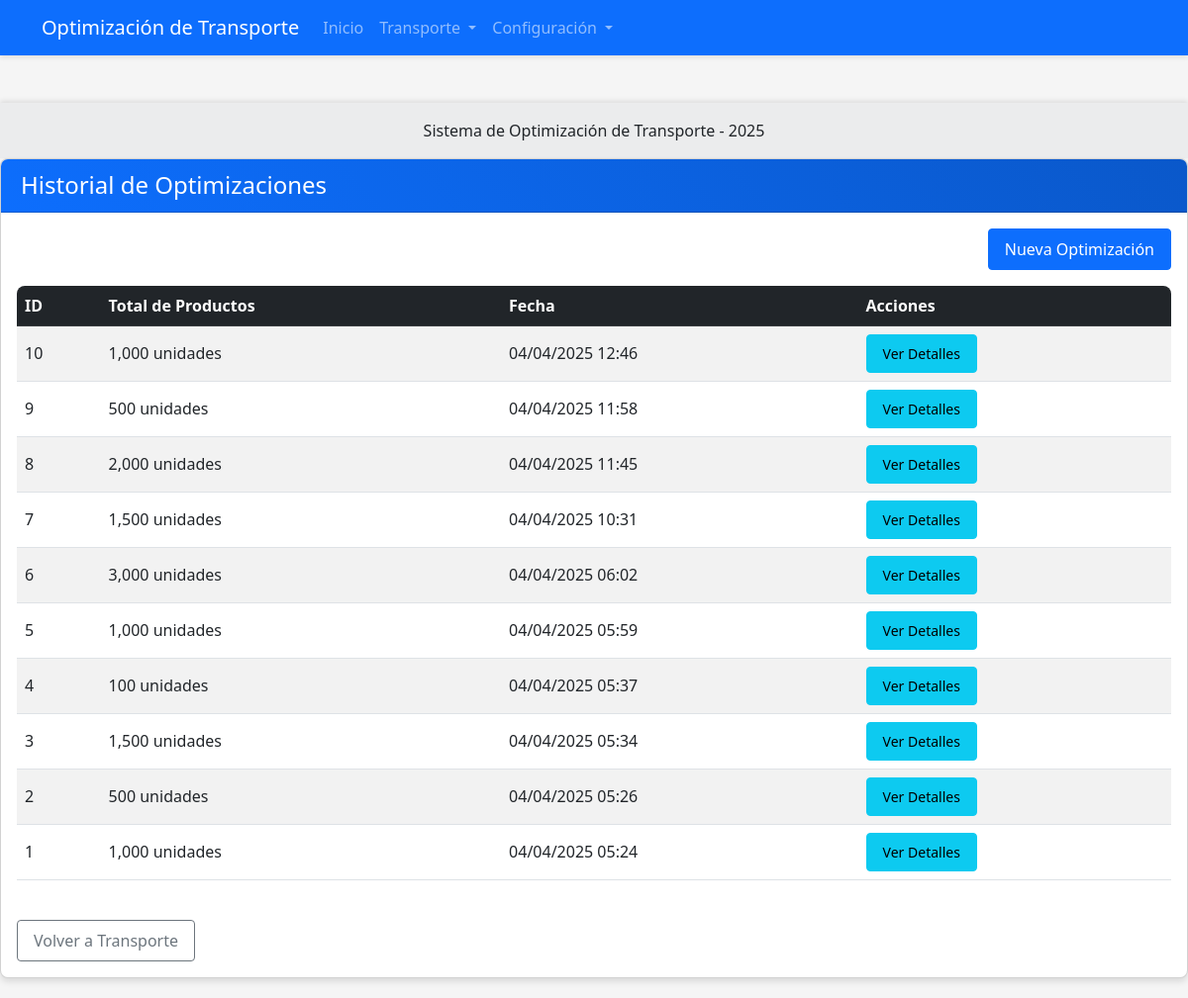
The app's page /proyecto_transporte/public/index.php?controller=transporte&action=historia with its own data.
### tables this page shows
CREATE TABLE `optimizaciones` (
  `id` int(11) NOT NULL,
  `total_productos` int(11) NOT NULL,
  `fecha_calculo` timestamp NOT NULL DEFAULT current_timestamp()
);

### proyecto_transporte/controllers/TransporteController.php (called while the page is built, shortened)
<?php
$base_path = dirname(__DIR__);
require_once $base_path . '/models/TransporteModel.php';
class TransporteController {
    private $transporteModel;
    private $base_path;
    public function __construct() {
        $this->transporteModel = new TransporteModel();
$this->base_path = BASE_PATH;
    }
    public function historia() {
        $optimizaciones = $this->transporteModel->getAllOptimizaciones();
        include_once $this->base_path . '/views/layouts/main.php';
        include_once $this->base_path . '/views/transporte/historia.php';
    }
}
?>

### proyecto_transporte/models/TransporteModel.php (called while the page is built, shortened)
<?php
class TransporteModel {
    private $conn;
    private $tabla_optimizaciones = "optimizaciones";
    public function __construct() {
        $database = new Database();
        $this->conn = $database->getConnection();
    }
    public function getAllOptimizaciones() {
        $query = "SELECT id, total_productos, fecha_calculo FROM " . $this->tabla_optimizaciones . " ORDER BY fecha_calculo DESC";
        $stmt = $this->conn->prepare($query);
        $stmt->execute();
        return $stmt;
    }
}
?>

### proyecto_transporte/config/database.php (called while the page is built, shortened)
<?php
class Database {
    private $host = 'localhost';
    private $db_name = 'transporte_optimizacion';
    private $username = 'root';
    private $password = '';
    public function getConnection() {
        $this->conn = null;
        try {
            $this->conn = new PDO(
                "mysql:host={$this->host};dbname={$this->db_name}",
                $this->username,
                $this->password
            );
            $this->conn->setAttribute(PDO::ATTR_ERRMODE, PDO::ERRMODE_EXCEPTION);
            $this->conn->exec("set names utf8");
        } catch(PDOException $e) {
            echo "Error de conexión: " . $e->getMessage();
        }
        return $this->conn;
    }
}
?>

### proyecto_transporte/views/transporte/historia.php (the view, shortened to what this page needs)
<div class="row">
    <div class="col-md-12">
        <div class="card">
            <div class="card-header bg-primary text-white">
                <h4 class="mb-0">Historial de Optimizaciones</h4>
            </div>
            <div class="card-body">
                <div class="d-flex justify-content-end mb-3">
                    <a href="index.php?controller=transporte&action=optimizar" class="btn btn-primary">Nueva Optimización</a>
                </div>
                <div class="table-responsive">
                    <table class="table table-striped table-hover">
                        <thead class="table-dark">
                            <tr>
                                <th>ID</th>
                                <th>Total de Productos</th>
                                <th>Fecha</th>
                                <th>Acciones</th>
                            </tr>
                        </thead>
                        <tbody>
                            <?php
                            while ($row = $optimizaciones->fetch(PDO::FETCH_ASSOC)) {
                            ?>
                                <tr>
                                    <td><?php echo $row['id']; ?></td>
                                    <td><?php echo number_format($row['total_productos']); ?> unidades</td>
                                    <td><?php echo date('d/m/Y H:i', strtotime($row['fecha_calculo'])); ?></td>
                                    <td>
                                        <a href="index.php?controller=transporte&action=resultados&id=<?php echo $row['id']; ?>" class="btn btn-sm btn-info">Ver Detalles</a>
                                    </td>
                                </tr>
                            <?php
                            }
                            ?>
                        </tbody>
                    </table>
                </div>
                <div class="d-flex justify-content-between mt-4">
                    <a href="index.php?controller=transporte" class="btn btn-outline-secondary">Volver a Transporte</a>
                </div>
            </div>
        </div>
    </div>
</div>

### proyecto_transporte/public/css/style.css (style rules this page uses)
body { background-color: #f5f5f5; font-family: 'Segoe UI', Tahoma, Geneva, Verdana, sans-serif; }
.card { box-shadow: 0 4px 6px rgba(0, 0, 0, 0.1); margin-bottom: 20px; border-radius: 8px; overflow: hidden; transition: transform 0.3s ease; }
.card-header { font-weight: bold; padding: 12px 20px; }
.btn { border-radius: 4px; padding: 8px 16px; font-weight: 500; }
.btn-primary { background-color: #0d6efd; border-color: #0d6efd; }
.table th, .table td { vertical-align: middle; }
.table-responsive { border-radius: 8px; overflow: hidden; }
.card-header.bg-primary { background: linear-gradient(45deg, #0d6efd, #0a58ca); }

### records on screen
optimizaciones: id "10", total_productos "1,000", fecha_calculo "04/04/2025 12:46"
optimizaciones: id "9", total_productos "500", fecha_calculo "04/04/2025 11:58"
optimizaciones: id "8", total_productos "2,000", fecha_calculo "04/04/2025 11:45"
optimizaciones: id "7", total_productos "1,500", fecha_calculo "04/04/2025 10:31"
optimizaciones: id "6", total_productos "3,000", fecha_calculo "04/04/2025 06:02"
optimizaciones: id "5", total_productos "1,000", fecha_calculo "04/04/2025 05:59"
optimizaciones: id "4", total_productos "100", fecha_calculo "04/04/2025 05:37"
optimizaciones: id "3", total_productos "1,500", fecha_calculo "04/04/2025 05:34"
optimizaciones: id "2", total_productos "500", fecha_calculo "04/04/2025 05:26"
optimizaciones: id "1", total_productos "1,000", fecha_calculo "04/04/2025 05:24"
